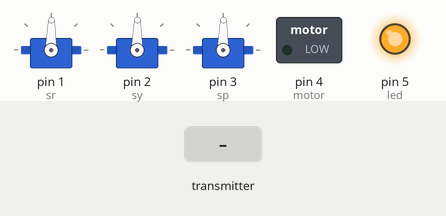
The sketch below on a simulated Arduino Uno, built with avr-gcc and run on an emulated ATmega328P. On the bench: 3 × servo, switched loads named in the sketch (green lamp = pin HIGH), output pins drawn as LEDs (lit = HIGH). The inputs (shaded band) are chosen by the test bench. No radio packets arrive unless stated.

Above: at 1.2 s.
1.3 s: the transmitter starts sending Row = 0
At 1.6 s:
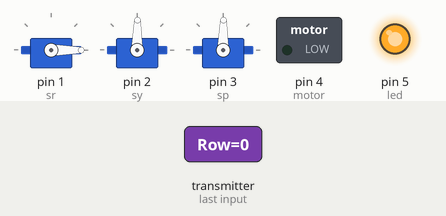
2.8 s: the transmitter starts sending Yaw = 0
At 3.9 s:
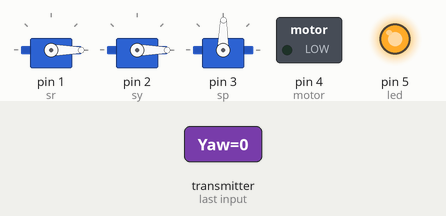
4.3 s: the transmitter starts sending Pitch = 0
At 5.1 s:
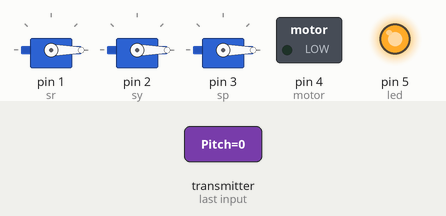
5.8 s: the transmitter starts sending Thrust = 64
At 6.2 s:
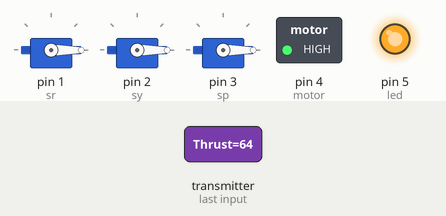
7.3 s: the transmitter starts sending Row = 64
At 8.5 s:
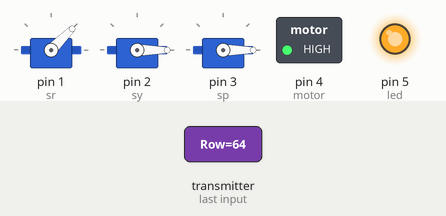
8.8 s: the transmitter starts sending Yaw = 64
At 9.7 s:
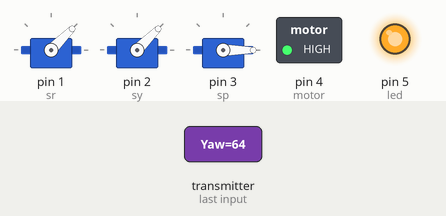
Timing chart, 0 to 11.3 s (numbered marks = the images above; inputs shaded):
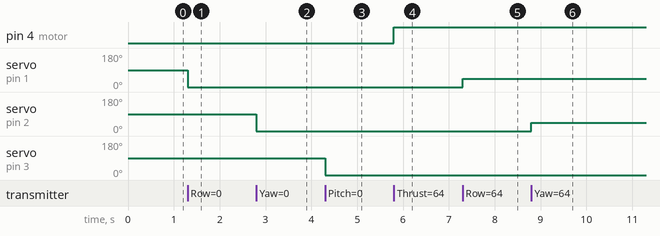

The sketch:

Receiver.ino
```cpp
/*
Arduino RC Plane project: Receiver
*/

#include <Servo.h>
#include <SPI.h>
#include <nRF24L01.h>
#include <RF24.h>

unsigned long lastReceiveTime = 0;
unsigned long currentTime = 0;

#define motor 4
#define led 5

Servo sr, sy, sp;
float Row, Yaw, Pitch, Thrust;

RF24 radio(10, 9);   // nRF24L01 (CE, CSN)
const byte address[6] = "00001";

struct Data_Package {
  byte Row;
  byte Yaw;
  byte Pitch;
  byte Thrust;
};

Data_Package data;

void setup() {
  radio.begin();
  radio.openReadingPipe(0, address);
  radio.setAutoAck(false);
  radio.setDataRate(RF24_250KBPS);
  radio.setPALevel(RF24_PA_LOW);
  radio.startListening();

  sr.attach(1);
  sy.attach(2);
  sp.attach(3);
  pinMode(motor, INPUT);
  pinMode(led, OUTPUT);

  resetData();

  digitalWrite(led, HIGH);
}

void loop() {
  if (radio.available()) {
    radio.read(&data, sizeof(Data_Package));
    lastReceiveTime = millis();
  }

  currentTime = millis();
  if ( currentTime - lastReceiveTime > 1000 ) {
    resetData();
  }

  sr.write(map(data.Row, 0, 255, 0, 180));
  sy.write(map(data.Yaw, 0, 255, 0, 180));
  sp.write(map(data.Pitch, 0, 255, 0, 180));
  analogWrite(motor, map(data.Thrust, 0, 255, 0, 1023));
}

void resetData() {
  data.Row = 127;
  data.Yaw = 127;
  data.Pitch = 127;
  data.Thrust = 0;
}
```

Measured:
- after the input at 1.3 s, servo on pin 1 (sr): 89° → 0° at once
- after the input at 2.8 s, servo on pin 2 (sy): 89° → 0° at once
- after the input at 4.3 s, servo on pin 3 (sp): 89° → 0° at once
- after the input at 5.8 s, pin 4 (motor): LOW → HIGH at once
- after the input at 7.3 s, servo on pin 1 (sr): 0° → 45° at once
- after the input at 8.8 s, servo on pin 2 (sy): 0° → 45° at once
